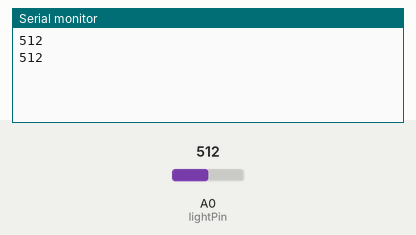
Simulated run of this sketch. Board: Arduino Uno, built with avr-gcc and run on an emulated ATmega328P. On the bench: the last lines printed to the serial monitor. Inputs (shaded band) come from the test bench; at power-on: A0 (lightPin) = 512.

Above: at 1.8 s.
1.9 s: A0 (lightPin) set to 490
At 2.4 s:
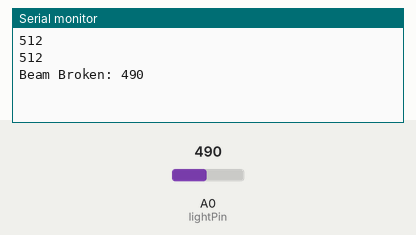
4.5 s: A0 (lightPin) set to 510
At 5.8 s:
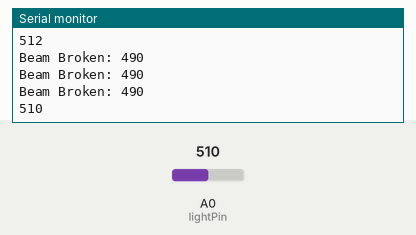

Measured:
- the behaviour switches between 500 and 499 on A0 (lightPin) (found by bisection; images 0 and 1)
- after the input at 1.9 s, the serial monitor: prints a new line after 0.10 s (image 1)
- after the input at 4.5 s, the serial monitor: prints a new line after 0.50 s (image 2)

The sketch:

Photocell_Laser_trigger.ino
```cpp
//Michael Stewart
// 2021-03-04

int lightPin = 0; // Sets Photocell value to Analog input 0


void setup()
{
  Serial.begin(9600); // Launches Serial Monitor
}

void loop()
{
  int reading  = analogRead(lightPin); // Reads analog input
  if(reading<500){ // Beam is Broken. 500 is the default value for a none-laser lit value
    Serial.print("Beam Broken: ");
    }
  Serial.print(reading); //Prints Analog Reading into Serial Monitor
  Serial.print("\n");
  delay(1000); //Delays a Second
}
```
